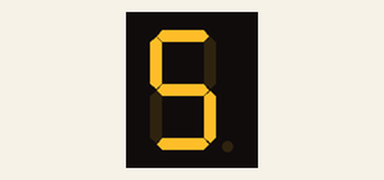
The sketch below on a simulated Arduino Uno, built with avr-gcc and run on an emulated ATmega328P. Parts: 1-digit seven-segment display. Wiring (inferred from the names in the program): 1-digit 7-segment display, segments lit when HIGH: segments pin 0, pin 1, pin 2, pin 3, pin 4, pin 5, pin 6, pin 7. The segment pins are drawn as the display they are named for.

Above: at 0.15 s.

The sketch:

fndcnt.ino
```cpp
int a=0,b=1,c=2,d=3,e=4,f=5,g=6,h=7;
int cnt=0;
void setup() {
  // put your setup code here, to run once:
pinMode(a,OUTPUT);pinMode(b,OUTPUT);pinMode(c,OUTPUT);pinMode(d,OUTPUT);
pinMode(e,OUTPUT);pinMode(f,OUTPUT);pinMode(g,OUTPUT);pinMode(h,OUTPUT);
}
void setMode(int mode){
  if(mode==0){
  digitalWrite(a,HIGH);  digitalWrite(b,HIGH);
  digitalWrite(c,HIGH);  digitalWrite(d,HIGH);
  digitalWrite(e,HIGH);  digitalWrite(f,HIGH);
  digitalWrite(g,LOW);  digitalWrite(h,LOW);
  }
  else if(mode==1){
  digitalWrite(a,LOW);  digitalWrite(b,LOW);
  digitalWrite(c,LOW);  digitalWrite(d,LOW);
  digitalWrite(e,HIGH);  digitalWrite(f,HIGH);
  digitalWrite(g,LOW);  digitalWrite(h,LOW);
    }
  else if(mode==2){
      digitalWrite(a,HIGH);  digitalWrite(b,HIGH);
  digitalWrite(c,LOW);  digitalWrite(d,HIGH);
  digitalWrite(e,HIGH);  digitalWrite(f,LOW);
  digitalWrite(g,HIGH);  digitalWrite(h,LOW);
    }
  else if(mode==3){
      digitalWrite(a,HIGH);  digitalWrite(b,HIGH);
  digitalWrite(c,HIGH);  digitalWrite(d,HIGH);
  digitalWrite(e,LOW);  digitalWrite(f,LOW);
  digitalWrite(g,HIGH);  digitalWrite(h,LOW);
    }
  else if(mode==4){
      digitalWrite(a,LOW);  digitalWrite(b,HIGH);
  digitalWrite(c,HIGH);  digitalWrite(d,LOW);
  digitalWrite(e,LOW);  digitalWrite(f,HIGH);
  digitalWrite(g,HIGH);  digitalWrite(h,LOW);
    }
  else if(mode==5){
      digitalWrite(a,HIGH);  digitalWrite(b,LOW);
  digitalWrite(c,HIGH);  digitalWrite(d,HIGH);
  digitalWrite(e,LOW);  digitalWrite(f,HIGH);
  digitalWrite(g,HIGH);  digitalWrite(h,LOW);
    }
  else if(mode==6){
      digitalWrite(a,HIGH);  digitalWrite(b,LOW);
  digitalWrite(c,HIGH);  digitalWrite(d,HIGH);
  digitalWrite(e,HIGH);  digitalWrite(f,HIGH);
  digitalWrite(g,HIGH);  digitalWrite(h,LOW);
    }
  else if(mode==7){
      digitalWrite(a,HIGH);  digitalWrite(b,HIGH);
  digitalWrite(c,HIGH);  digitalWrite(d,LOW);
  digitalWrite(e,LOW);  digitalWrite(f,HIGH);
  digitalWrite(g,LOW);  digitalWrite(h,LOW);
    }
  else if(mode==8){
      digitalWrite(a,HIGH);  digitalWrite(b,HIGH);
  digitalWrite(c,HIGH);  digitalWrite(d,HIGH);
  digitalWrite(e,HIGH);  digitalWrite(f,HIGH);
  digitalWrite(g,HIGH);  digitalWrite(h,LOW);
    }
  else if(mode==9){
      digitalWrite(a,HIGH);  digitalWrite(b,HIGH);
  digitalWrite(c,HIGH);  digitalWrite(d,HIGH);
  digitalWrite(e,LOW);   digitalWrite(f,HIGH);
  digitalWrite(g,HIGH);  digitalWrite(h,HIGH);
    }
  }
void loop() {
 /* setMode(cnt);
  delay(300);
  cnt++;
  if(cnt>9)
  cnt=0;*/setMode(5);
  delay(300);setMode(9);
  delay(300);
  // put your main code here, to run repeatedly:

}
```
